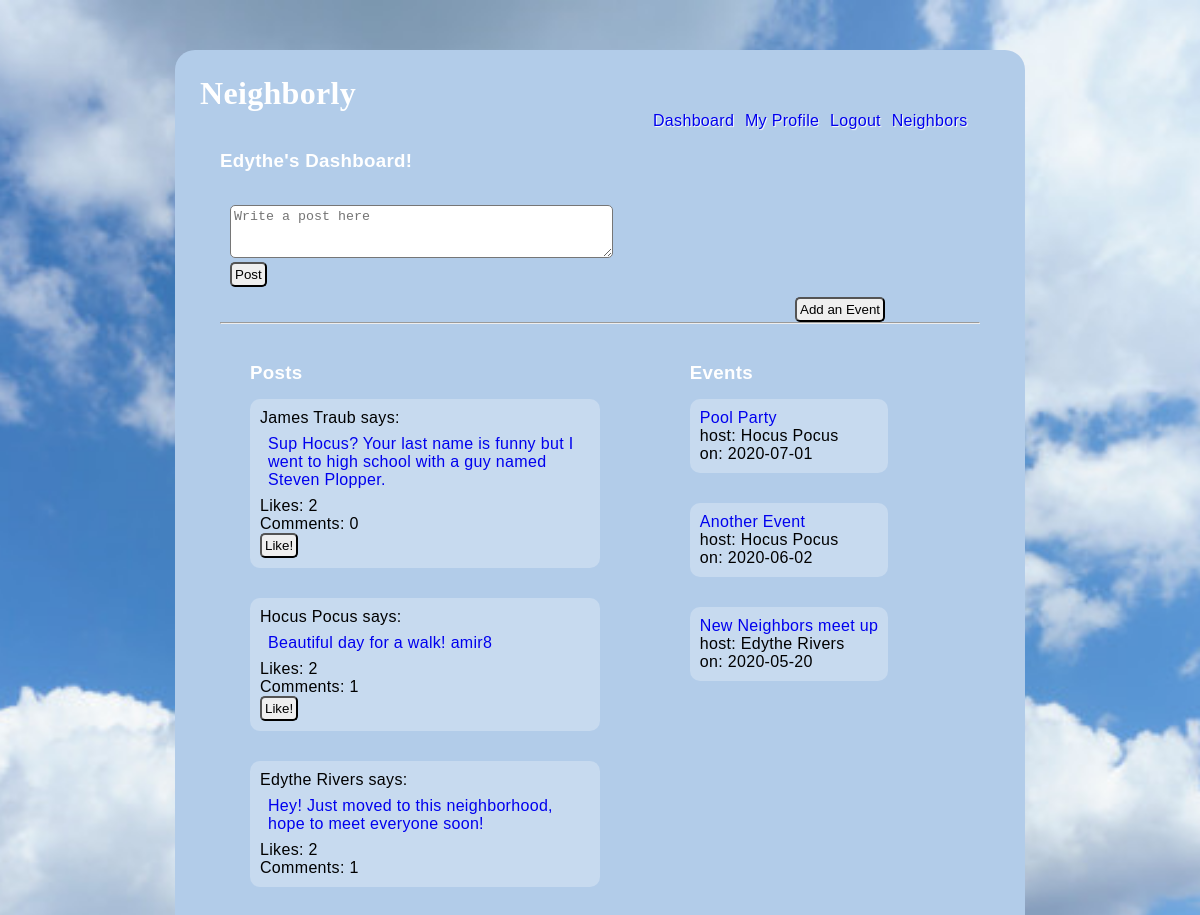
The page /dashboard (signed in) on the database as committed earlier.
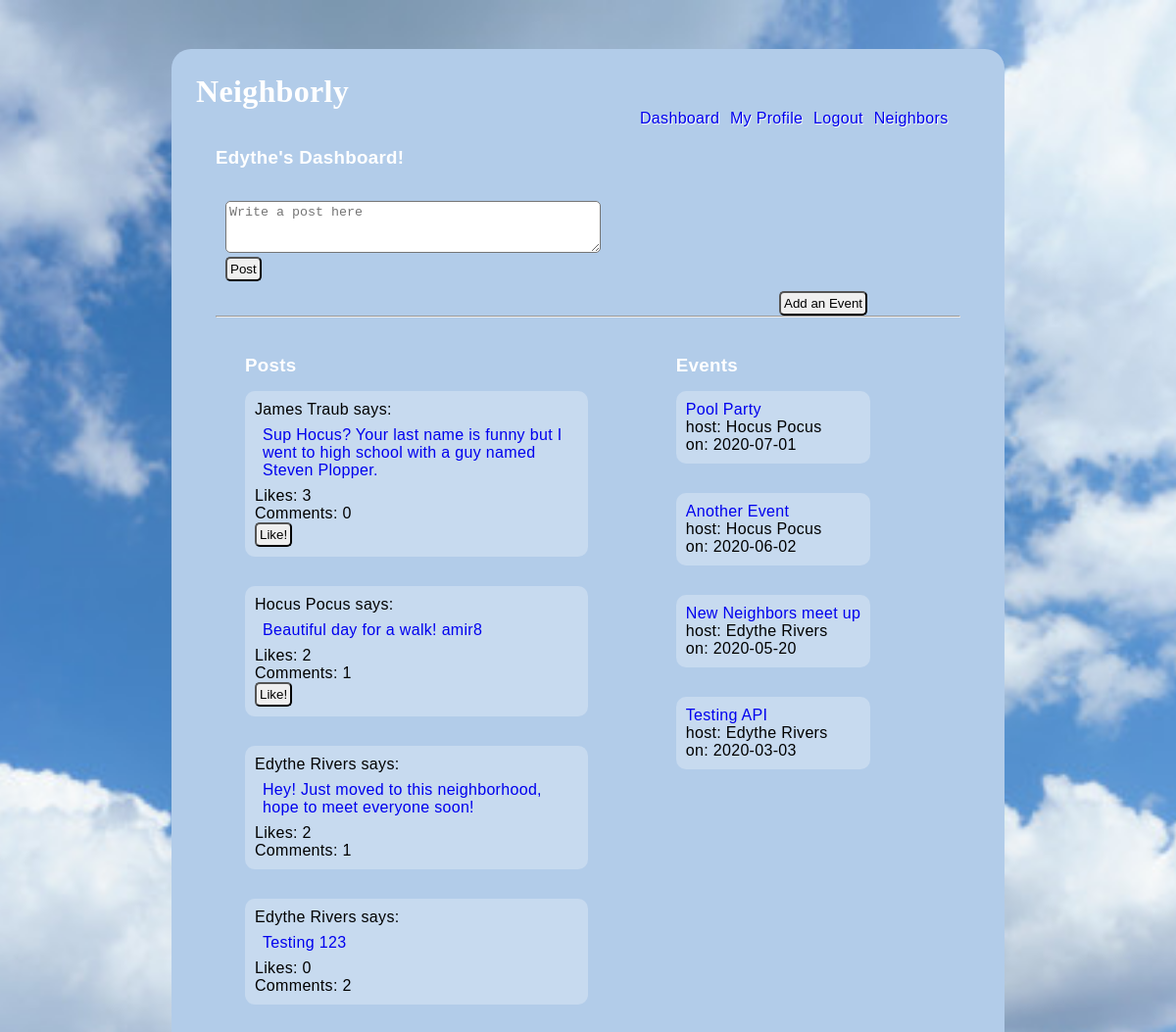
The same page on the database as committed later.
### models.py (models this page shows, shortened)
class User(db.Model):
    __tablename__ = "users"
    id = db.Column(db.Integer, primary_key=True)
    first_name = db.Column(db.String(45))
    last_name = db.Column(db.String(45))
    email = db.Column(db.String(255))
    address_id = db.Column(db.Integer, db.ForeignKey('addresses.id', ondelete='cascade'))
    address = db.relationship('Address', foreign_keys=[address_id])
    password_hash=db.Column(db.String(255))
    profile_pic = db.Column(db.Text)
    likes_sent = db.relationship('Post', secondary=likes_table, passive_deletes=True)
    all_post = db.relationship('Post', back_populates="user", cascade="all, delete, delete-orphan")
    all_event = db.relationship('Event', back_populates="user", cascade="all, delete, delete-orphan")
    post_comments = db.relationship('Post_comment', back_populates="user", cascade="all, delete, delete-orphan")
    event_comments = db.relationship('Event_comment', back_populates="user", cascade="all, delete, delete-orphan")
    created_at = db.Column(db.DateTime, server_default = func.now())
    updated_at = db.Column(db.DateTime, server_default = func.now(), onupdate = func.now())
    @property
    def full_name(self):
        return self.first_name + ' ' + self.last_name

class Post(db.Model):
    __tablename__ = "posts"
    id = db.Column(db.Integer, primary_key=True)
    message = db.Column(db.String(255))
    user_id = db.Column(db.Integer, db.ForeignKey('users.id', ondelete='cascade'))
    user = db.relationship('User', foreign_keys=[user_id])
    likes_rec = db.relationship('User', secondary=likes_table, passive_deletes=True)
    all_comment = db.relationship('Post_comment', back_populates="post", cascade="all, delete, delete-orphan")
    created_at = db.Column(db.DateTime, server_default = func.now())
    updated_at = db.Column(db.DateTime, server_default = func.now(), onupdate = func.now())
    @property
    def num_likes(self):
        return len(self.likes_rec)
    @property
    def num_comments(self):
        return len(self.all_comment)

class Event(db.Model):
    __tablename__ = "events"
    id = db.Column(db.Integer, primary_key=True)
    title = db.Column(db.String(100))
    description = db.Column(db.String(255))
    date = db.Column(db.String(45))
    time = db.Column(db.String(45))
    user_id = db.Column(db.Integer, db.ForeignKey('users.id', ondelete='cascade'))
    user = db.relationship('User', foreign_keys=[user_id])
    location_id = db.Column(db.Integer, db.ForeignKey('event_locations.id', ondelete='cascade'))
    location = db.relationship('Event_location', foreign_keys=[location_id])
    all_comment = db.relationship('Event_comment', back_populates="event", cascade="all, delete, delete-orphan")
    created_at = db.Column(db.DateTime, server_default = func.now())
    updated_at = db.Column(db.DateTime, server_default = func.now(), onupdate = func.now())

### controller.py (the view)
def dashboard():
    if 'user_id' not in session:
        return redirect("/")
    posts = Post.query.all()
    events = Event.query.all()
    cur_user = User.query.filter_by(id=session['user_id'])
    return render_template("dashboard.html", all_posts = posts, all_events = events,all_users = cur_user )

### templates/dashboard.html (shortened to what this page needs)
<!DOCTYPE html>
<html lang="en">
<head>
    <link rel="stylesheet" type="text/css" href="{{ url_for('static', filename='style_dashboard.css') }}">
</head>
<body>
    <div class="container_dashboard">
        <h1>Neighborly</h1>
        <div class="navigation">
            <a href="/dashboard">Dashboard</a>
            <a href="/my_profile">My Profile</a>
            <a href="/logout">Logout</a>
            <a href="/all_users">Neighbors</a>
        </div>
        <div class="dashboard">
            {% for cur_user in all_users %}
            <h3>{{cur_user.first_name}}'s Dashboard!</h3>
            {% endfor %}
            <br>
            <form action="/add/post" method="POST">
                <p> <textarea name="message" cols="45" rows="3" placeholder="Write a post here"></textarea></p>
                <input type="submit" value="Post">
            </form>
            <a href="/events"><button>Add an Event</button></a>
            <hr>
            <br>
        </div>
        <div class="posts">
            <h3>Posts</h3>
            <ul>
                {% for post in all_posts %}
                <li>
                    <p>{{post.user.full_name}} says:</p>
                    <blockquote><a href="/post/details/{{post.id}}">{{post.message}}</a></blockquote>
                    <p>Likes: {{ post.num_likes }} </p>
                    <p>Comments: {{ post.num_comments }} </p>
                    {% if session['user_id'] != post.user_id %}
                        <a href="/add/like/{{post.id}}"><button>Like!</button></a>
                    {% endif %}
                </li>
                {% endfor %}
            </ul>
        </div>
        <div class="events">
            <h3>Events</h3>
            <ul>
                {% for event in all_events %}
                <li>
                    <p><a href="/event/details/{{event.id}}">{{event.title}}</a></p>
                    <p>host: {{event.user.first_name}} {{event.user.last_name}}</p>
                    <p>on: {{event.date}}</p>
                </li>
                {% endfor %}
            </ul>
        </div>
    </div>
</body>
</html>

Rows that differ between the two databases and show on the page:
computed for Post "James Traub": num_likes "2" → "3"
added Post: user.full_name "Edythe Rivers", message "Testing 123", num_likes "0", num_comments "2"
added Event: title "Testing API", user.first_name "Edythe", user.last_name "Rivers", date "2020-03-03"
